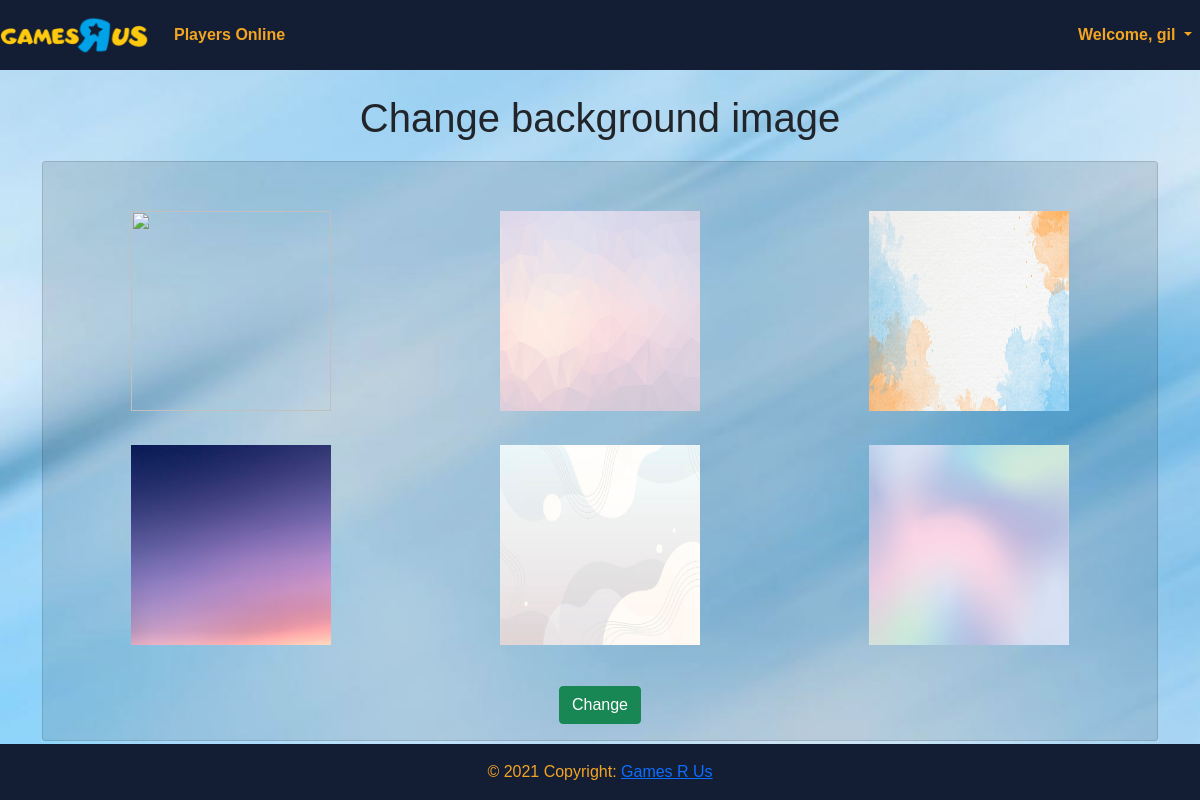
/changebackgroundimage.php (signed in), run on the app's committed database.
### tables this page shows
CREATE TABLE `backgroundimage` (
  `id` int(11) NOT NULL,
  `backgroundimage` text NOT NULL
);

### changebackgroundimage.php (the view, shortened to what this page needs)
<?php
include 'scripts.php';
include 'navbar.php';
?>
<body style="background-image: url('bg_blue.jpg');" class="bgTTT">
<div class="container pt-4">
<h1 class="text-center" style="padding-bottom:1%">Change background image</h1>
        <div class="card" style="background-color:rgba(0,0,0,0.1)">
            <div class="card-body" >
                <form action="changebackgroundimage.php" method="post" enctype="multipart/form-data">
                <div class="row">
                    <div class="col-xxl-2 col-xl-4 col-md-6 col-sm-8">
                        <div class="image-upload">
                            <label for="fileToUpload">
                                <img class="img_profile" src="upload.png" class="rounded mx-auto d-block" />
                            </label>
                        </div>
                    </div>
                    <?php
                    $db = mysqli_connect('localhost', 'root', '14751127', 'computacaonuvem');
                    $sql = "SELECT * FROM backgroundimage";
                    if ($result = $db->query($sql)) {
                        while ($row = $result->fetch_assoc()) {
                            ?>
                            <div class="col-xxl-2 col-xl-4 col-md-6 col-sm-8 d-flex justify-content-center">
                                <label>
                                    <img src="<?= $row["backgroundimage"] ?>" class="img_profile">
                                </label>
                            </div>
                            <?php
                        }
                    }
                    ?>
                </div>
                    <div class="form-group row pt-2">
                        <div class="col-md-12 text-center">
                            <input type="submit" name="changebackgroundimage" id="changebackgroundimage" class="btn btn-success" value="Change">
                        </div>
                    </div>
                </form>
        </div>
    </div>
</div>
<?php
include 'footer.php';
?>

### css/style.css (style rules this page uses)
.image-upload img { width: 200px !important; height: 200px !important; cursor: pointer; }
.image-upload { width: 200px !important; height: 200px !important; margin: auto; }
.img_profile { width: 200px !important; height: 200px !important; cursor: pointer; }
* { margin: 0; padding: 0; box-sizing: border-box; font-family: 'Poppins', sans-serif; }
.bgTTT { background-repeat:no-repeat; background-size: cover; }
.col-xxl-2 { padding-top: 3%; }
.col-md-12 { padding-top: 3%; }
[type=radio] + img { cursor: pointer; }

### data on the page
backgroundimage: backgroundimage (picture)
backgroundimage: backgroundimage (placeholder picture)
backgroundimage: backgroundimage (placeholder picture)
backgroundimage: backgroundimage (placeholder picture)
backgroundimage: backgroundimage (placeholder picture)

### other printed values
$_SESSION['username'] "gil"
